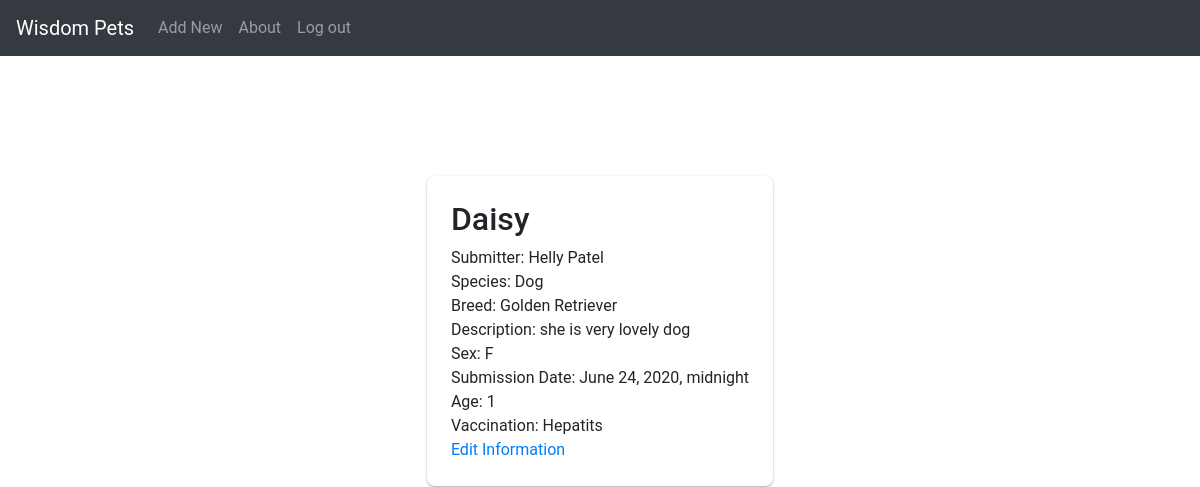
Before: /adoptions/2/ with the older database file.
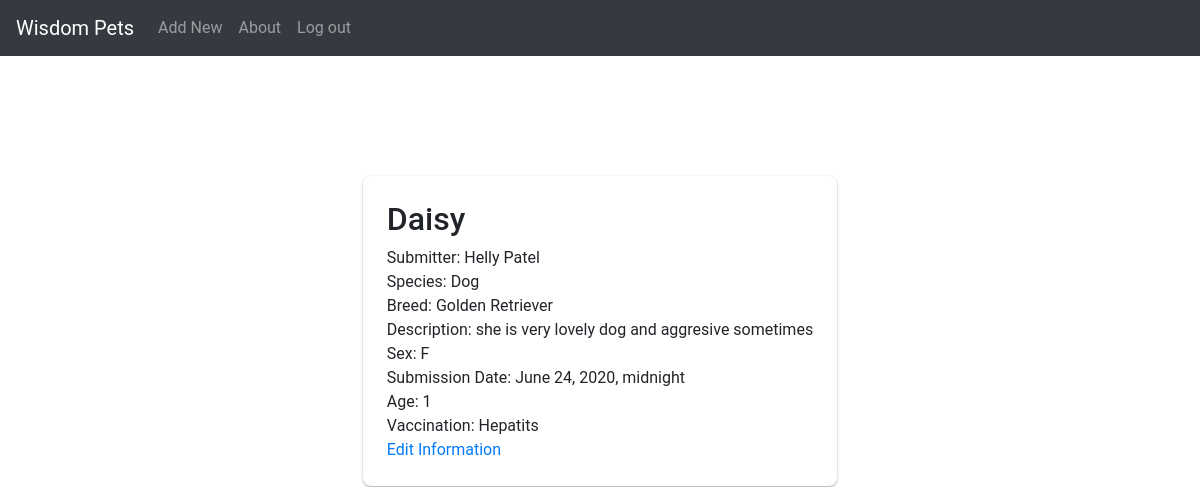
After: the same page with the newer database file.
### adoptions/models.py (models this page shows)
class Pet(models.Model):
    SEX_CHOICES = [("M", "Male"), ("F", "Female")]
    name = models.CharField(max_length=100)
    submitter = models.CharField(max_length=100)
    species = models.CharField(max_length=30)
    breed = models.CharField(max_length=30, blank=True)
    description = models.TextField()
    sex = models.CharField(max_length=1, choices=SEX_CHOICES, blank=True)
    submission_date = models.DateTimeField()
    age = models.IntegerField(null=True)
    vaccination = models.ManyToManyField("Vaccination", blank=True)

### adoptions/views.py (the view)
# urls.py: path('adoptions/<int:pet_id>/', views.pet_detail, name="pet_detail"),
def pet_detail(request, pet_id):
    try:
        pet = Pet.objects.get(id = pet_id)
    except:
        raise Http404('pet object not found')
    return render(request, 'pet_detail.html', {
        'pet': pet,
    })

### adoptions/models.py (called while the page is built)
    def __str__(self):
        return self.name

### adoptions/templates/pet_detail.html (shortened to what this page needs)
{% extends 'base.html'%}
{% load static %}
{% block 'scripts'%}
    <link rel="stylesheet" href="{% static 'css/styles.css'%}"/>
{% endblock %}
{% block 'body' %}
    <div class="pet-detail-container">
        <div class="petname petdetail">
            <h2>
                {{ pet.name }}
            </h2>
            Submitter: {{ pet.submitter }} </br>
            Species: {{ pet.species }} </br>
            Breed: {{ pet.breed }} </br>
            Description: {{ pet.description }} </br>
            Sex: {{ pet.sex }} </br>
            Submission Date: {{ pet.submission_date }} </br>
            Age: {{ pet.age }} </br>
            Vaccination: {% if pet.vaccination %}
            {% for vaccination in pet.vaccination.all %}
                {{ vaccination }}
            {% endfor %}
            {% endif %}
            <a href="{% url 'edit_pet' pet.id %}"> Edit Information </a>
        </div>
    </div>
{% endblock %}

Changed rows visible on the page:
changed Pet "Daisy": description "she is very lovely dog" → "she is very lovely dog and aggresive sometimes"
